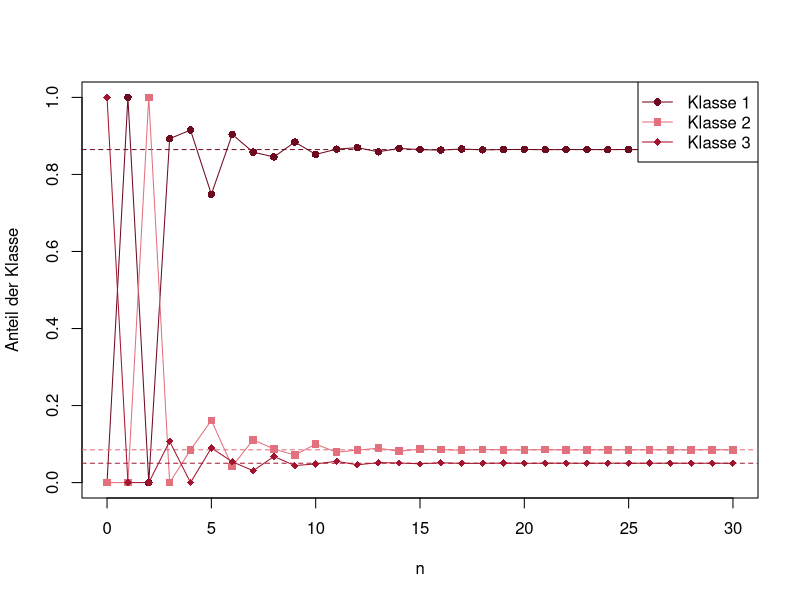

Source code (R):
# Abb. 2.12: stabile Altersverteilung im Leslie-Modell (Buch, Abschnitt 2.3, Gl. 2.17)
# L mit b_2 = 5: die Anteile der Klassen nähern sich dem Eigenvektor v_1 zum dominanten Eigenwert lambda_1
# (c) 2026 Philipp Kügler · Programm zum Buch „Dynamische Systeme in den Lebenswissenschaften“ · MIT-Lizenz (siehe LICENSE)
L <- matrix(c(0,   5,   9,
              0.1, 0,   0,
              0,   0.6, 0), nrow = 3, byrow = TRUE)
ev <- eigen(L)
i1 <- which.max(Mod(ev$values))
v1 <- Re(ev$vectors[, i1]); v1 <- v1 / sum(v1)
cat(sprintf("dominanter Eigenwert lambda_1 = %.4f\n", Re(ev$values[i1])))
cat(sprintf("stabile Altersverteilung v_1 = (%.3f, %.3f, %.3f)\n", v1[1], v1[2], v1[3]))

N <- 30
X <- matrix(0, 3, N + 1); X[, 1] <- c(0, 0, 1000)
for (k in 1:N) X[, k + 1] <- L %*% X[, k]
P <- sweep(X, 2, colSums(X), "/")        # Anteile der Klassen
farben <- c(rgb(0.43, 0.04, 0.12), rgb(0.89, 0.44, 0.49), rgb(0.64, 0.08, 0.18)); zeichen <- c(16, 15, 18)
plot(NULL, xlim = c(0, N), ylim = c(0, 1), xlab = "n", ylab = "Anteil der Klasse")
for (i in 1:3) { lines(0:N, P[i, ], type = "o", pch = zeichen[i], col = farben[i]); abline(h = v1[i], lty = 2, col = farben[i]) }
legend("topright", legend = sprintf("Klasse %d", 1:3), col = farben, pch = zeichen, lty = 1)
